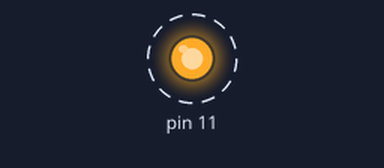
Recording of a program running on a simulated Raspberry Pi (header pin numbers). Shown: output pins drawn as LEDs (lit = HIGH). Dashed ring = blinking.

Above: at 0.5 s.
Timing chart, 0 to 4.6 s (numbered marks = the images above):
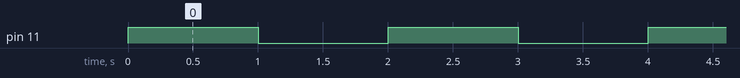

Measured:
- by itself, pin 11: alternates HIGH for 1.0 s and LOW for 1.0 s

The program:

a-main.py
```python
import RPi.GPIO as GPIO
from time import sleep

GPIO.setwarnings(False)
GPIO.setmode(GPIO.BOARD)
GPIO.setup(11, GPIO.OUT, initial=GPIO.LOW)

while True:
    GPIO.output(11, GPIO.HIGH)
    sleep(1)
    GPIO.output(11, GPIO.LOW)
    sleep(1)
```
